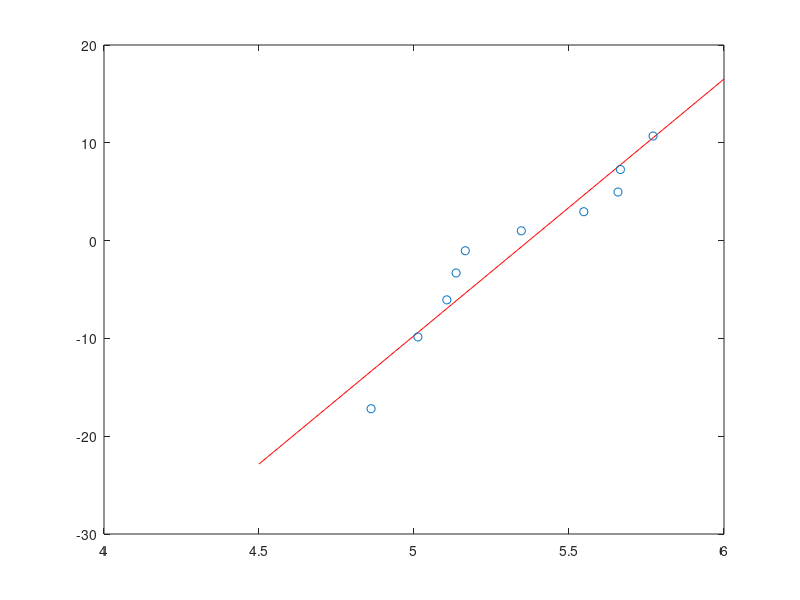

This chart was generated by the following MATLAB code: (Note: this script raises an error after producing the figure.)
start_tic = tic;
hold off;

hFit = @wblfit;
hPinv = @wblinv;
hSt = @wblstat;

s = [525 500 475 450 400];

Nf = [
4.8615	5.0237	5.2391	5.3522	5.7547
5.0126	5.0846	5.2949	5.4595	5.8529
5.1059	5.1427	5.3469	5.4929	5.9830
5.1358	5.3079	5.3508	5.5013	5.9874
5.1655	5.5103	5.4366	5.7822	6.0614
5.3461	5.5403	5.6690	5.8874	6.2864
5.5478	5.6652	5.8075	6.1497	6.2985
5.6580	5.8491	5.8693	6.1679	6.4020
5.6658	5.9033	5.9126	6.1715	6.4062
5.7712	5.9253	5.9787	6.2305	6.4996
];

i = 1;
alpha = 0.05;
X = Nf(:,i);
U = hFit(X, alpha);

x = linspace(4.5, 6)';
a = hPinv([0.55 0.5], U(1), U(2));
k = 1/(a(1) - a(2));

Y = k * (x - a(2));
f = ((1:length(X)) - 0.5) / length(X);
Y2 = k * (hPinv(f, U(1), U(2)) - a(2))';

plot(x, Y, 'r', X, Y2, 'o');
hold on

[fo,gof,output] = fit(X,Y2,'poly1')

disp('====== jbtest ======');
[h,p,jbstat,critval] = jbtest(X)
disp('====== lillietest ======');
[h,p,kstat,critval] = lillietest(X)


toc(start_tic);